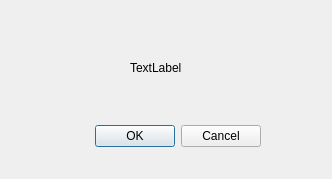
<?xml version="1.0" encoding="UTF-8"?>
<ui version="4.0">
 <class>Alert</class>
 <widget class="QDialog" name="Alert">
  <property name="geometry">
   <rect>
    <x>0</x>
    <y>0</y>
    <width>332</width>
    <height>179</height>
   </rect>
  </property>
  <property name="windowTitle">
   <string>Dialog</string>
  </property>
  <widget class="QDialogButtonBox" name="buttonBox">
   <property name="geometry">
    <rect>
     <x>-80</x>
     <y>120</y>
     <width>341</width>
     <height>32</height>
    </rect>
   </property>
   <property name="orientation">
    <enum>Qt::Horizontal</enum>
   </property>
   <property name="standardButtons">
    <set>QDialogButtonBox::Cancel|QDialogButtonBox::Ok</set>
   </property>
  </widget>
  <widget class="QLabel" name="label">
   <property name="geometry">
    <rect>
     <x>130</x>
     <y>60</y>
     <width>72</width>
     <height>15</height>
    </rect>
   </property>
   <property name="text">
    <string>TextLabel</string>
   </property>
  </widget>
 </widget>
 <resources/>
 <connections>
  <connection>
   <sender>buttonBox</sender>
   <signal>accepted()</signal>
   <receiver>Alert</receiver>
   <slot>accept()</slot>
   <hints>
    <hint type="sourcelabel">
     <x>248</x>
     <y>254</y>
    </hint>
    <hint type="destinationlabel">
     <x>157</x>
     <y>274</y>
    </hint>
   </hints>
  </connection>
  <connection>
   <sender>buttonBox</sender>
   <signal>rejected()</signal>
   <receiver>Alert</receiver>
   <slot>reject()</slot>
   <hints>
    <hint type="sourcelabel">
     <x>316</x>
     <y>260</y>
    </hint>
    <hint type="destinationlabel">
     <x>286</x>
     <y>274</y>
    </hint>
   </hints>
  </connection>
 </connections>
</ui>
